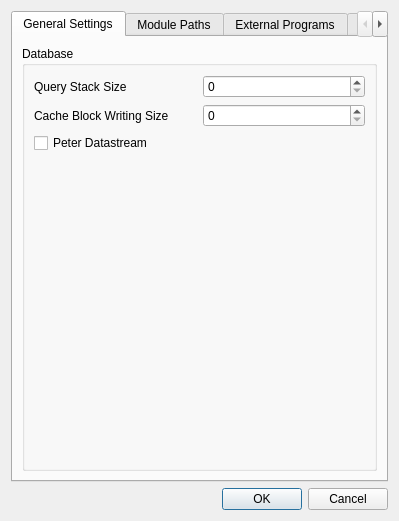
<?xml version="1.0" encoding="UTF-8"?>
<ui version="4.0">
 <class>Preferences</class>
 <widget class="QDialog" name="Preferences">
  <property name="geometry">
   <rect>
    <x>0</x>
    <y>0</y>
    <width>399</width>
    <height>521</height>
   </rect>
  </property>
  <property name="windowTitle">
   <string>Dialog</string>
  </property>
  <property name="modal">
   <bool>true</bool>
  </property>
  <layout class="QVBoxLayout" name="verticalLayout">
   <item>
    <widget class="QTabWidget" name="tabWidget">
     <property name="currentIndex">
      <number>0</number>
     </property>
     <widget class="QWidget" name="tab_4">
      <attribute name="title">
       <string>General Settings</string>
      </attribute>
      <layout class="QVBoxLayout" name="verticalLayout_6">
       <item>
        <widget class="QGroupBox" name="groupBox_5">
         <property name="title">
          <string>Database</string>
         </property>
         <layout class="QGridLayout" name="gridLayout_10">
          <item row="1" column="0">
           <widget class="QLabel" name="label_5">
            <property name="text">
             <string>Cache Block Writing Size</string>
            </property>
           </widget>
          </item>
          <item row="0" column="0">
           <widget class="QLabel" name="label_4">
            <property name="text">
             <string>Query Stack Size</string>
            </property>
           </widget>
          </item>
          <item row="2" column="0">
           <widget class="QCheckBox" name="checkBox_PeterDatastream">
            <property name="text">
             <string>Peter Datastream</string>
            </property>
           </widget>
          </item>
          <item row="3" column="0">
           <spacer name="verticalSpacer_2">
            <property name="orientation">
             <enum>Qt::Vertical</enum>
            </property>
            <property name="sizeHint" stdset="0">
             <size>
              <width>20</width>
              <height>40</height>
             </size>
            </property>
           </spacer>
          </item>
          <item row="1" column="1">
           <widget class="QSpinBox" name="spinBox_CacheBlockWritingSize">
            <property name="maximum">
             <number>1000</number>
            </property>
           </widget>
          </item>
          <item row="0" column="1">
           <widget class="QSpinBox" name="spinBox_QueryStackSize">
            <property name="maximum">
             <number>10000</number>
            </property>
           </widget>
          </item>
         </layout>
        </widget>
       </item>
      </layout>
     </widget>
     <widget class="QWidget" name="tab">
      <attribute name="title">
       <string>Module Paths</string>
      </attribute>
      <layout class="QVBoxLayout" name="verticalLayout_2">
       <item>
        <widget class="QGroupBox" name="groupBox_3">
         <property name="minimumSize">
          <size>
           <width>0</width>
           <height>100</height>
          </size>
         </property>
         <property name="title">
          <string>Native Modules</string>
         </property>
         <layout class="QGridLayout" name="gridLayout_6">
          <item row="1" column="0">
           <layout class="QGridLayout" name="gridLayout_5">
            <item row="1" column="1">
             <widget class="QLineEdit" name="lineEdit_NativeModule"/>
            </item>
            <item row="1" column="2">
             <widget class="QPushButton" name="pushButton_NativeModule">
              <property name="minimumSize">
               <size>
                <width>10</width>
                <height>0</height>
               </size>
              </property>
              <property name="text">
               <string>...</string>
              </property>
             </widget>
            </item>
            <item row="1" column="3">
             <widget class="QPushButton" name="pushButton_NativeModuleRemove">
              <property name="minimumSize">
               <size>
                <width>10</width>
                <height>0</height>
               </size>
              </property>
              <property name="text">
               <string>-</string>
              </property>
             </widget>
            </item>
            <item row="1" column="4">
             <widget class="QPushButton" name="pushButton_NativeModuleAdd">
              <property name="minimumSize">
               <size>
                <width>10</width>
                <height>0</height>
               </size>
              </property>
              <property name="text">
               <string>+</string>
              </property>
             </widget>
            </item>
            <item row="0" column="1" colspan="4">
             <widget class="QListWidget" name="listWidget_NativeModule"/>
            </item>
           </layout>
          </item>
         </layout>
        </widget>
       </item>
       <item>
        <widget class="QGroupBox" name="groupBox">
         <property name="title">
          <string>Python Module Paths</string>
         </property>
         <layout class="QGridLayout" name="gridLayout">
          <item row="3" column="1">
           <widget class="QLineEdit" name="lineEdit"/>
          </item>
          <item row="3" column="2">
           <widget class="QPushButton" name="pushButton">
            <property name="minimumSize">
             <size>
              <width>10</width>
              <height>0</height>
             </size>
            </property>
            <property name="text">
             <string>...</string>
            </property>
           </widget>
          </item>
          <item row="0" column="1" colspan="4">
           <widget class="QListWidget" name="listWidget"/>
          </item>
          <item row="3" column="3">
           <widget class="QPushButton" name="pushButton_3">
            <property name="minimumSize">
             <size>
              <width>10</width>
              <height>0</height>
             </size>
            </property>
            <property name="text">
             <string>-</string>
            </property>
           </widget>
          </item>
          <item row="3" column="4">
           <widget class="QPushButton" name="pushButton_2">
            <property name="minimumSize">
             <size>
              <width>10</width>
              <height>0</height>
             </size>
            </property>
            <property name="text">
             <string>+</string>
            </property>
           </widget>
          </item>
         </layout>
        </widget>
       </item>
       <item>
        <widget class="QGroupBox" name="groupBox_2">
         <property name="title">
          <string>Simulation Paths</string>
         </property>
         <layout class="QVBoxLayout" name="verticalLayout_3">
          <item>
           <layout class="QGridLayout" name="gridLayout_2">
            <item row="0" column="0" colspan="4">
             <widget class="QListWidget" name="listWidget_VIBePath"/>
            </item>
            <item row="1" column="0">
             <widget class="QLineEdit" name="lineEdit_VIBePath"/>
            </item>
            <item row="1" column="1">
             <widget class="QPushButton" name="pushButton_VIBePath">
              <property name="minimumSize">
               <size>
                <width>10</width>
                <height>0</height>
               </size>
              </property>
              <property name="text">
               <string>...</string>
              </property>
             </widget>
            </item>
            <item row="1" column="2">
             <widget class="QPushButton" name="pushButton_VIBePathRemove">
              <property name="minimumSize">
               <size>
                <width>10</width>
                <height>0</height>
               </size>
              </property>
              <property name="text">
               <string>-</string>
              </property>
             </widget>
            </item>
            <item row="1" column="3">
             <widget class="QPushButton" name="pushButton_VIBePathAdd">
              <property name="minimumSize">
               <size>
                <width>10</width>
                <height>0</height>
               </size>
              </property>
              <property name="text">
               <string>+</string>
              </property>
             </widget>
            </item>
           </layout>
          </item>
         </layout>
        </widget>
       </item>
      </layout>
     </widget>
     <widget class="QWidget" name="tab_2">
      <attribute name="title">
       <string>External Programs</string>
      </attribute>
      <layout class="QGridLayout" name="gridLayout_3">
       <item row="0" column="1">
        <layout class="QGridLayout" name="gridLayout_4">
         <item row="0" column="1">
          <widget class="QLineEdit" name="lineEdit_urbansim"/>
         </item>
         <item row="0" column="0">
          <widget class="QLabel" name="label">
           <property name="text">
            <string>UrbanSim</string>
           </property>
          </widget>
         </item>
         <item row="0" column="3">
          <widget class="QPushButton" name="pushButton_urbansim">
           <property name="text">
            <string>...</string>
           </property>
          </widget>
         </item>
         <item row="1" column="0">
          <widget class="QLabel" name="label_2">
           <property name="text">
            <string>SWMM</string>
           </property>
          </widget>
         </item>
         <item row="1" column="3">
          <widget class="QPushButton" name="pushButton_swmm">
           <property name="text">
            <string>...</string>
           </property>
          </widget>
         </item>
         <item row="1" column="1">
          <widget class="QLineEdit" name="lineEdit_swmm"/>
         </item>
         <item row="2" column="0">
          <widget class="QLabel" name="label_3">
           <property name="text">
            <string>Editra</string>
           </property>
          </widget>
         </item>
         <item row="2" column="1">
          <widget class="QLineEdit" name="lineEdit_Editra"/>
         </item>
         <item row="2" column="3">
          <widget class="QPushButton" name="pushButton_Editra">
           <property name="text">
            <string>...</string>
           </property>
          </widget>
         </item>
        </layout>
       </item>
       <item row="1" column="1">
        <spacer name="verticalSpacer">
         <property name="orientation">
          <enum>Qt::Vertical</enum>
         </property>
         <property name="sizeHint" stdset="0">
          <size>
           <width>20</width>
           <height>40</height>
          </size>
         </property>
        </spacer>
       </item>
      </layout>
     </widget>
     <widget class="QWidget" name="tab_3">
      <attribute name="title">
       <string>Servers</string>
      </attribute>
      <layout class="QVBoxLayout" name="verticalLayout_4">
       <item>
        <widget class="QGroupBox" name="groupBox_4">
         <property name="minimumSize">
          <size>
           <width>0</width>
           <height>100</height>
          </size>
         </property>
         <property name="title">
          <string>WFS Server</string>
         </property>
         <layout class="QGridLayout" name="gridLayout_7">
          <item row="1" column="0">
           <layout class="QGridLayout" name="gridLayout_8">
            <item row="1" column="1">
             <widget class="QPushButton" name="pushButton_remove_wfs">
              <property name="minimumSize">
               <size>
                <width>10</width>
                <height>0</height>
               </size>
              </property>
              <property name="text">
               <string>-</string>
              </property>
             </widget>
            </item>
            <item row="1" column="2">
             <widget class="QPushButton" name="pushButton_add_wfs">
              <property name="minimumSize">
               <size>
                <width>10</width>
                <height>0</height>
               </size>
              </property>
              <property name="text">
               <string>+</string>
              </property>
             </widget>
            </item>
            <item row="0" column="1" colspan="2">
             <widget class="QTreeWidget" name="treeWidget_wfs_server">
              <column>
               <property name="text">
                <string notr="true">1</string>
               </property>
              </column>
             </widget>
            </item>
           </layout>
          </item>
         </layout>
        </widget>
       </item>
      </layout>
     </widget>
    </widget>
   </item>
   <item>
    <widget class="QDialogButtonBox" name="buttonBox">
     <property name="orientation">
      <enum>Qt::Horizontal</enum>
     </property>
     <property name="standardButtons">
      <set>QDialogButtonBox::Cancel|QDialogButtonBox::Ok</set>
     </property>
    </widget>
   </item>
  </layout>
 </widget>
 <resources/>
 <connections>
  <connection>
   <sender>buttonBox</sender>
   <signal>accepted()</signal>
   <receiver>Preferences</receiver>
   <slot>accept()</slot>
   <hints>
    <hint type="sourcelabel">
     <x>248</x>
     <y>254</y>
    </hint>
    <hint type="destinationlabel">
     <x>157</x>
     <y>274</y>
    </hint>
   </hints>
  </connection>
  <connection>
   <sender>buttonBox</sender>
   <signal>rejected()</signal>
   <receiver>Preferences</receiver>
   <slot>reject()</slot>
   <hints>
    <hint type="sourcelabel">
     <x>316</x>
     <y>260</y>
    </hint>
    <hint type="destinationlabel">
     <x>286</x>
     <y>274</y>
    </hint>
   </hints>
  </connection>
 </connections>
</ui>
